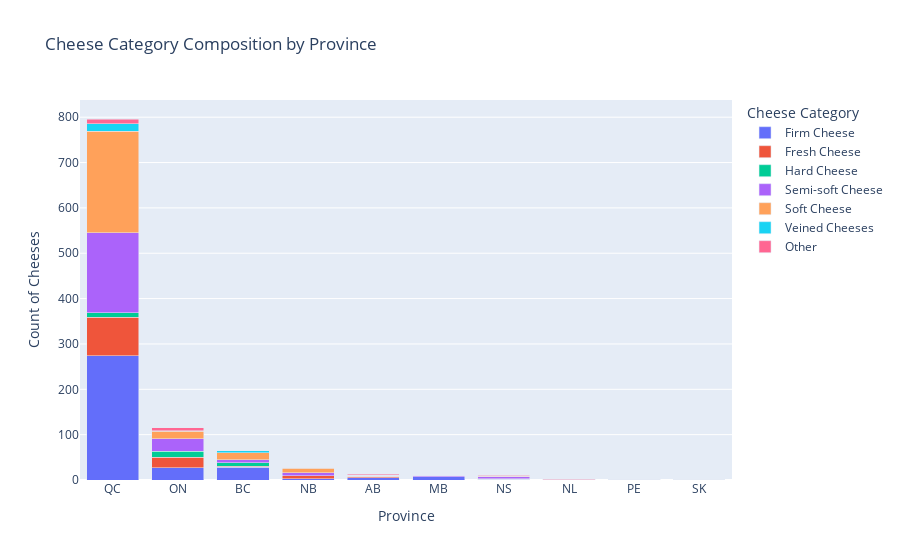

Here is the notebook cell this chart was saved with:
### Code cell
# Creating the second visualization: Stacked Bar Graph
type_cols = [c for c in combined_df.columns 
             if c not in [
                 'Province','Moisture Percent','Organic',
                 'Num_Cheese_Types','Total_Cheese_Produced',
                 'High_Celsius','High_Farenheit','Low_Celsius',
                 'Low_Farenheit','Avg Celsius','Avg Farenheit'
             ]]

fig2 = px.bar(
    combined_df,
    x='Province',
    y=type_cols,
    title='Cheese Category Composition by Province',
    labels={'value':'Count of Cheeses', 'variable':'Cheese Category'},
    barmode='stack'
)
fig2.update_layout(
    xaxis={'categoryorder':'array',
           'categoryarray': combined_df
               .sort_values('Total_Cheese_Produced', ascending=False)
               ['Province'].tolist()}
)
fig2.show()

### Figure 1 — Plotly figure (JSON) as saved in the notebook; plotly's stock layout.template omitted (floating-point values rounded to 4 significant figures)
{"data": [{"hovertemplate": "Cheese Category=Firm Cheese<br>Province=%{x}<br>Count of Cheeses=%{y}<extra></extra>", "legendgroup": "Firm Cheese", "marker": {"color": "#636efa", "pattern": {"shape": ""}}, "name": "Firm Cheese", "orientation": "v", "showlegend": true, "textposition": "auto", "type": "bar", "x": ["AB", "BC", "MB", "NB", "NL", "NS", "ON", "PE", "QC", "SK"], "xaxis": "x", "y": [5, 28, 7, 3, 1, 2, 27, 2, 274, 0], "yaxis": "y"}, {"hovertemplate": "Cheese Category=Fresh Cheese<br>Province=%{x}<br>Count of Cheeses=%{y}<extra></extra>", "legendgroup": "Fresh Cheese", "marker": {"color": "#EF553B", "pattern": {"shape": ""}}, "name": "Fresh Cheese", "orientation": "v", "showlegend": true, "textposition": "auto", "type": "bar", "x": ["AB", "BC", "MB", "NB", "NL", "NS", "ON", "PE", "QC", "SK"], "xaxis": "x", "y": [3, 2, 0, 6, 0, 0, 23, 0, 85, 0], "yaxis": "y"}, {"hovertemplate": "Cheese Category=Hard Cheese<br>Province=%{x}<br>Count of Cheeses=%{y}<extra></extra>", "legendgroup": "Hard Cheese", "marker": {"color": "#00cc96", "pattern": {"shape": ""}}, "name": "Hard Cheese", "orientation": "v", "showlegend": true, "textposition": "auto", "type": "bar", "x": ["AB", "BC", "MB", "NB", "NL", "NS", "ON", "PE", "QC", "SK"], "xaxis": "x", "y": [0, 8, 0, 0, 0, 1, 13, 0, 10, 0], "yaxis": "y"}, {"hovertemplate": "Cheese Category=Semi-soft Cheese<br>Province=%{x}<br>Count of Cheeses=%{y}<extra></extra>", "legendgroup": "Semi-soft Cheese", "marker": {"color": "#ab63fa", "pattern": {"shape": ""}}, "name": "Semi-soft Cheese", "orientation": "v", "showlegend": true, "textposition": "auto", "type": "bar", "x": ["AB", "BC", "MB", "NB", "NL", "NS", "ON", "PE", "QC", "SK"], "xaxis": "x", "y": [2, 7, 3, 7, 0, 4, 28, 0, 176, 0], "yaxis": "y"}, {"hovertemplate": "Cheese Category=Soft Cheese<br>Province=%{x}<br>Count of Cheeses=%{y}<extra></extra>", "legendgroup": "Soft Cheese", "marker": {"color": "#FFA15A", "pattern": {"shape": ""}}, "name": "Soft Cheese", "orientation": "v", "showlegend": true, "textposition": "auto", "type": "bar", "x": ["AB", "BC", "MB", "NB", "NL", "NS", "ON", "PE", "QC", "SK"], "xaxis": "x", "y": [0, 15, 0, 10, 0, 1, 16, 0, 224, 1], "yaxis": "y"}, {"hovertemplate": "Cheese Category=Veined Cheeses<br>Province=%{x}<br>Count of Cheeses=%{y}<extra></extra>", "legendgroup": "Veined Cheeses", "marker": {"color": "#19d3f3", "pattern": {"shape": ""}}, "name": "Veined Cheeses", "orientation": "v", "showlegend": true, "textposition": "auto", "type": "bar", "x": ["AB", "BC", "MB", "NB", "NL", "NS", "ON", "PE", "QC", "SK"], "xaxis": "x", "y": [0, 5, 0, 1, 0, 1, 2, 0, 16, 0], "yaxis": "y"}, {"hovertemplate": "Cheese Category=Other<br>Province=%{x}<br>Count of Cheeses=%{y}<extra></extra>", "legendgroup": "Other", "marker": {"color": "#FF6692", "pattern": {"shape": ""}}, "name": "Other", "orientation": "v", "showlegend": true, "textposition": "auto", "type": "bar", "x": ["AB", "BC", "MB", "NB", "NL", "NS", "ON", "PE", "QC", "SK"], "xaxis": "x", "y": [3, 0, 1, 0, 1, 1, 6, 0, 11, 0], "yaxis": "y"}], "layout": {"barmode": "stack", "legend": {"title": {"text": "Cheese Category"}, "tracegroupgap": 0}, "title": {"text": "Cheese Category Composition by Province"}, "xaxis": {"anchor": "y", "categoryarray": ["QC", "ON", "BC", "NB", "AB", "MB", "NS", "NL", "PE", "SK"], "categoryorder": "array", "domain": [0, 1], "title": {"text": "Province"}}, "yaxis": {"anchor": "x", "domain": [0, 1], "title": {"text": "Count of Cheeses"}}}}
